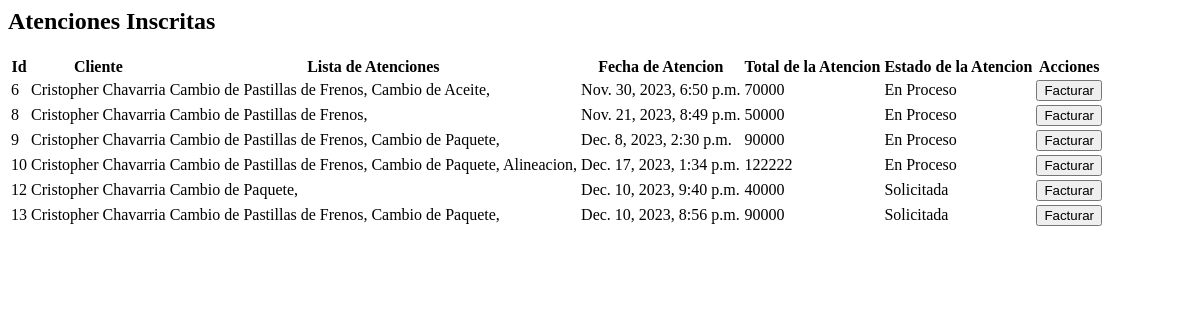
The app's page /adm_atenciones/, older data.
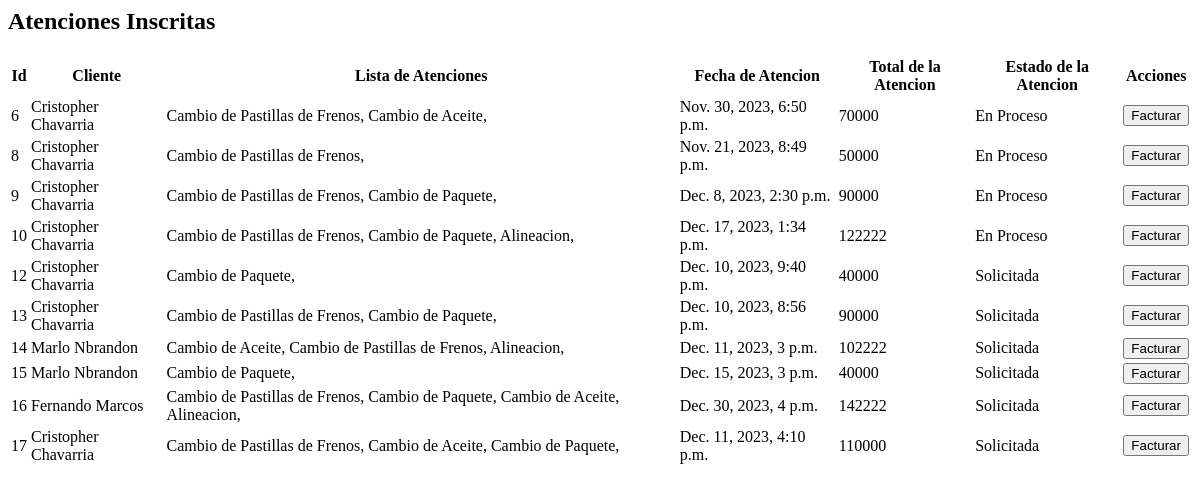
The same page, newer data.
### myapp/models.py (models this page shows, shortened)
class Atencion(models.Model):
    estados = (
        ('Solicitada', 'Solicitada'),
        ('En Proceso','En Proceso'),
        ('Cancelada', 'Cancelada'),
        ('Realizada', 'Realizada'),
    )
    ate_id = models.AutoField(primary_key=True)
    ate_list = models.CharField(max_length=250, null=False, default=None)
    ate_date = models.DateTimeField(unique_for_date=True)
    ate_prec = models.IntegerField(null=False, default=None)
    ate_est = models.CharField(max_length=12, choices= estados, default='Solicitada')
    userProfile = models.ForeignKey(UserProfile, on_delete=models.CASCADE, default=None)
    class Meta:
        unique_together = ['ate_date']

class UserProfile(models.Model):
    user_id = models.AutoField(primary_key=True)
    user_name = models.CharField(max_length=15, null=False)
    user_lastname = models.CharField(max_length=20, null=False)
    user_password = models.CharField(max_length=20, null=False, default="admin")
    user_mail = models.EmailField(null=False)
    user_fono = models.IntegerField(null=False)
    rol = models.ForeignKey(Rol, on_delete=models.CASCADE)

### myapp/views.py (the view)
# urls.py: path('adm_atenciones/', views.adm_atenciones, name='adm_atenciones'),
def adm_atenciones(request):
    users = UserProfile.objects.all()
    atenciones = Atencion.objects.all()
    return render(request, 'admin/adm_atenciones.html', {'users': users , 'atenciones': atenciones})

### myapp/context_processor.py (called while the page is built)
def totalCarrito(request):
    total = 0
    if "carrito" in request.session.keys():
        for key, value in request.session["carrito"].items():
            total += (value["acumulado"])
    return {"totalCarrito": total}

### myapp/templates/admin/adm_atenciones.html (shortened to what this page needs)
<h2>Atenciones Inscritas</h2>
{% if atenciones %}
<div class="col-md-12">
  <table class="atencion-table">
    <thead>
      <tr>
        <th class="table-header">Id</th>
        <th class="table-header">Cliente</th>
        <th class="table-header">Lista de Atenciones</th>
        <th class="table-header">Fecha de Atencion</th>
        <th class="table-header">Total de la Atencion</th>
        <th class="table-header">Estado de la Atencion</th>
        <th class="table-header">Acciones</th>
      </tr>
    </thead>
    <tbody>
      {% for atencion in atenciones %}
        <tr>
          <td>{{ atencion.ate_id }}</td>
          <td>{{ atencion.userProfile.user_name }} {{ atencion.userProfile.user_lastname }}</td>
          <td>{{ atencion.ate_list }}</td>
          <td>{{ atencion.ate_date }}</td>
          <td>{{ atencion.ate_prec }}</td>
          <td>{{ atencion.ate_est }}</td>
          <td>
            <button class="facturar-btn" data-atencion-id="{{ atencion.ate_id }}">Facturar</button>
        </td>
        </tr>
      {% endfor %}
    </tbody>
  </table>
</div>
{% else %}
  <p class="no-atencion">No hay Atenciones inscritas.</p>
{% endif %}

Row changes from the older to the newer data that the page shows:
added Atencion: ate_id "14", userProfile.user_name "Marlo", userProfile.user_lastname "Nbrandon", ate_list "Cambio de Aceite, Cambio de Pastillas de Frenos, Alineacion,", ate_date "Dec. 11, 2023, 3 p.m.", ate_prec "102222", ate_est "Solicitada"
added Atencion: ate_id "15", userProfile.user_name "Marlo", userProfile.user_lastname "Nbrandon", ate_list "Cambio de Paquete,", ate_date "Dec. 15, 2023, 3 p.m.", ate_prec "40000", ate_est "Solicitada"
added Atencion: ate_id "16", userProfile.user_name "Fernando", userProfile.user_lastname "Marcos", ate_list "Cambio de Pastillas de Frenos, Cambio de Paquete, Cambio de Aceite, Alineacion,", ate_date "Dec. 30, 2023, 4 p.m.", ate_prec "142222", ate_est "Solicitada"
added Atencion: ate_id "17", userProfile.user_name "Cristopher", userProfile.user_lastname "Chavarria", ate_list "Cambio de Pastillas de Frenos, Cambio de Aceite, Cambio de Paquete,", ate_date "Dec. 11, 2023, 4:10 p.m.", ate_prec "110000", ate_est "Solicitada"
